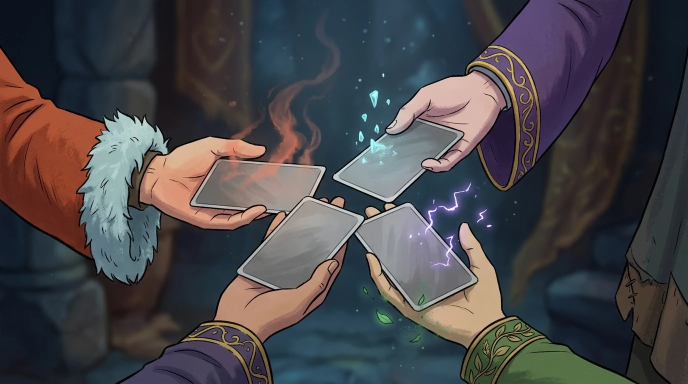
#> input picture HaqiCombatSim/assets/prologue/blank-cards-24a5af3f87e1.webp, 1376 x 768 px (shown at 1/2 size)
$ python -i prepare_prologue_art.py   (imports and definitions only)
#> lines starting #> are read from the running program, lines starting #| are printed output that depends on the picture
#> further down, picture is the input picture: PIL image 1376x768 RGB; mean R, G, B 71.8, 69.9, 73
"""Convert generated prologue key art to runtime WebP (<200,000 bytes) and update data/prologue/art.json.

Usage:
    python scripts/prepare_prologue_art.py <source_dir> [--check]

<source_dir> holds the generated images (PNG/JPEG/WebP). Each file is matched to a manifest id by its
filename prefix (for example word_tree_123.jpg -> word-tree). Existing CDN URLs in the manifest are kept;
new or changed images clear the CDN URL until they are uploaded again.
"""
from collections import deque
import hashlib
import io
import json
import sys
from pathlib import Path

from PIL import Image

ROOT = Path(__file__).resolve().parent.parent
MANIFEST = ROOT / 'data' / 'prologue' / 'art.json'
OUT_DIR = ROOT / 'assets' / 'prologue'
LIMIT = 200_000
MAX_WIDTH = 1600
IDS = [
    'word-tree', 'dark-lord-steals', 'blank-signposts', 'masters-assemble', 'camp-night-battle-bg',
    'light-shatters', 'blank-cards', 'spark-in-hand', 'dawn-signpost', 'two-worlds-pullback', 'title',
    'dark-lord-boss',
]
SPRITE_IDS = {'dark-lord-boss'}


def sha256(data: bytes) -> str:
    return hashlib.sha256(data).hexdigest()


def remove_white_bg(image: Image.Image) -> Image.Image:
    """Flood-fill remove uniform white background from corners and crop/pad to square RGBA."""
    rgba = image.convert('RGBA')
    w, h = rgba.size
#> w = 1376; h = 768
    px = rgba.load()
    visited = bytearray(w * h)
    q = deque()
    for x in range(w):
        q.append((x, 0))
        q.append((x, h - 1))
    for y in range(h):
        q.append((0, y))
        q.append((w - 1, y))

    def is_bg(r: int, g: int, b: int) -> bool:
        return r >= 232 and g >= 232 and b >= 232 and max(r, g, b) - min(r, g, b) <= 22

    while q:
        x, y = q.popleft()
        idx = y * w + x
        if visited[idx]:
            continue
        visited[idx] = 1
        r, g, b, a = px[x, y]
        if not is_bg(r, g, b):
            continue
        px[x, y] = (0, 0, 0, 0)
        if x > 0:
            q.append((x - 1, y))
        if x + 1 < w:
            q.append((x + 1, y))
        if y > 0:
            q.append((x, y - 1))
        if y + 1 < h:
            q.append((x, y + 1))
#> this loop made 4288 passes
#> (x, y, idx, r, g, b) on passes 2 to 4: (0, 767, 1055392, 29, 32, 43), (1, 0, 1, 11, 18, 30), (1, 767, 1055393, 29, 32, 43)

    # Feather 1px border next to transparent pixels to avoid white halo
    for y in range(1, h - 1):
        for x in range(1, w - 1):
            r, g, b, a = px[x, y]
            if a == 0:
                continue
            if any(px[nx, ny][3] == 0 for nx, ny in ((x - 1, y), (x + 1, y), (x, y - 1), (x, y + 1))):
                lum = (r + g + b) // 3
                if lum > 200:
                    alpha = max(0, min(255, (250 - lum) * 4))
                    px[x, y] = (r // 2, g // 2, b // 2, alpha)

    bbox = rgba.getbbox()
#> bbox = (0, 0, 1376, 768)
    if bbox:
        cropped = rgba.crop(bbox)
        cw, ch = cropped.size
#> cw = 1376; ch = 768
        side = int(max(cw, ch) * 1.06)
#> side = 1458
        canvas = Image.new('RGBA', (side, side), (0, 0, 0, 0))
#> canvas: PIL image 1458x1458 RGBA; every value is 0
        canvas.paste(cropped, ((side - cw) // 2, (side - ch) // 2))
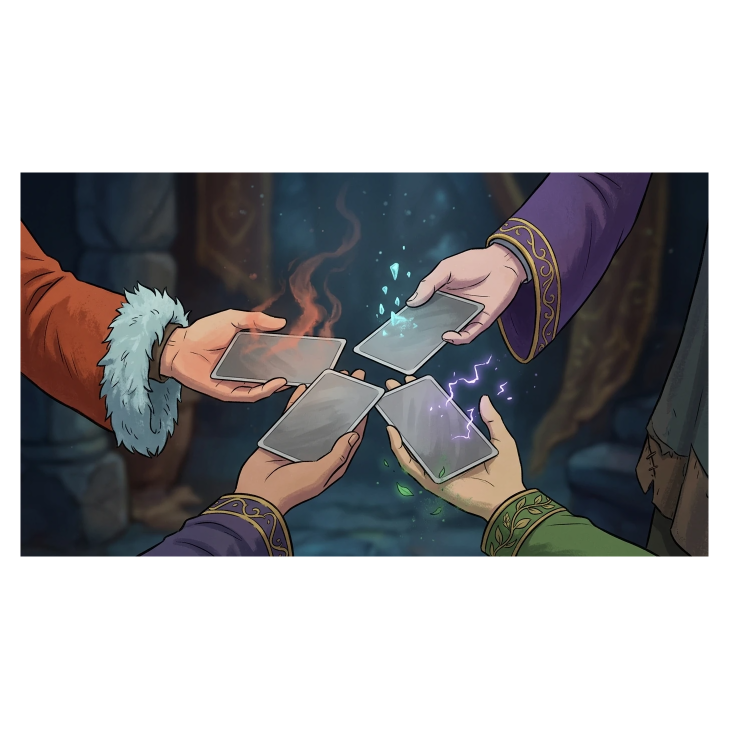
#> canvas: PIL image 1458x1458 RGBA (shown at 1/2 size); mean R, G, B, A 35.7, 34.7, 36.3, 126.8; transparent parts drawn white
        rgba = canvas
    return rgba.resize((256, 256), Image.LANCZOS)
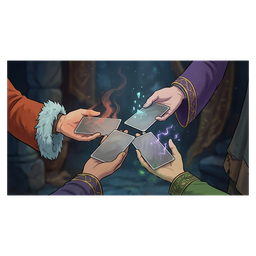
#> returned value: PIL image 256x256 RGBA; mean R, G, B, A 36.4, 35.5, 37.1, 126.7; transparent parts drawn white


# [91 lines left out: functions encode_sprite, encode, source_for, main, not called in this run]


# [2 lines not run here, left out]

>>> from PIL import Image
>>> picture = Image.open('../assets/prologue/blank-cards-24a5af3f87e1.webp')
>>> result = remove_white_bg(picture)

$ run again, on HaqiCombatSim/assets/prologue/dawn-signpost-a733572e5e1b.webp
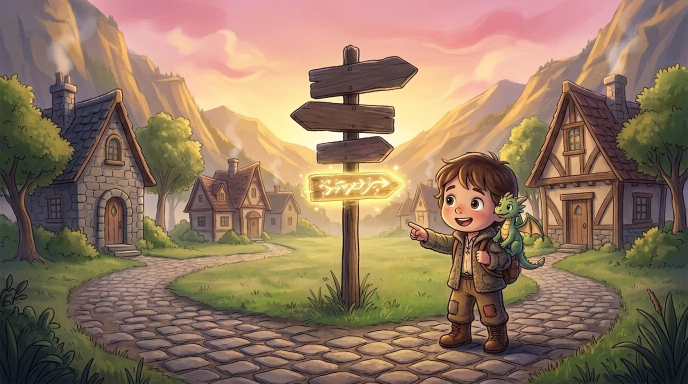
#> input picture HaqiCombatSim/assets/prologue/dawn-signpost-a733572e5e1b.webp, 1376 x 768 px (shown at 1/2 size)
#> picture is the input picture: PIL image 1376x768 RGB; mean R, G, B 144.3, 118.6, 95.8
#> the loop in remove_white_bg, `while q:` made 4288 passes
#> (x, y, idx, r, g, b) on passes 2 to 4: (0, 767, 1055392, 36, 43, 52), (1, 0, 1, 111, 99, 117), (1, 767, 1055393, 25, 33, 42)
#> bbox = (0, 0, 1376, 768)
#> in remove_white_bg, `canvas.paste(cropped, ((side - cw) // 2, (side - ch) // 2))`:
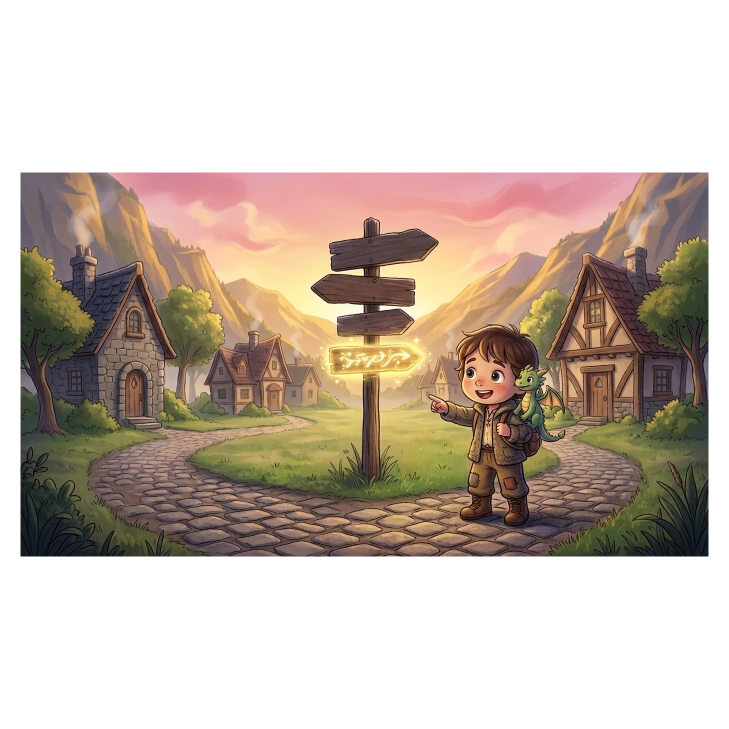
#> canvas: PIL image 1458x1458 RGBA (shown at 1/2 size); mean R, G, B, A 71.7, 59, 47.6, 126.8; transparent parts drawn white
#> in remove_white_bg, `return rgba.resize((256, 256), Image.LANCZOS)`:
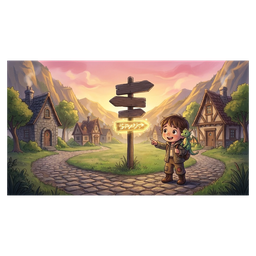
#> returned value: PIL image 256x256 RGBA; mean R, G, B, A 73.6, 60.4, 49.2, 126.7; transparent parts drawn white
